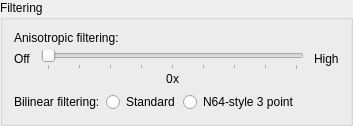
            <widget class="QGroupBox" name="videoFilteringGroupBox">
             <property name="title">
              <string>Filtering</string>
             </property>
             <layout class="QVBoxLayout" name="verticalLayout_9">
              <item>
               <widget class="QFrame" name="anisotropicFrame">
                <layout class="QVBoxLayout" name="verticalLayout_55">
                 <property name="spacing">
                  <number>5</number>
                 </property>
                 <property name="leftMargin">
                  <number>0</number>
                 </property>
                 <property name="topMargin">
                  <number>0</number>
                 </property>
                 <property name="rightMargin">
                  <number>0</number>
                 </property>
                 <property name="bottomMargin">
                  <number>0</number>
                 </property>
                 <item>
                  <widget class="QLabel" name="anisotropicLabel">
                   <property name="text">
                    <string>Anisotropic filtering:</string>
                   </property>
                  </widget>
                 </item>
                 <item>
                  <layout class="QHBoxLayout" name="horizontalLayout_10">
                   <property name="spacing">
                    <number>10</number>
                   </property>
                   <item>
                    <layout class="QHBoxLayout" name="horizontalLayout_33">
                     <property name="topMargin">
                      <number>2</number>
                     </property>
                     <item alignment="Qt::AlignmentFlag::AlignTop">
                      <widget class="QLabel" name="anisotropicOffLabel">
                       <property name="text">
                        <string>Off</string>
                       </property>
                      </widget>
                     </item>
                    </layout>
                   </item>
                   <item>
                    <layout class="QVBoxLayout" name="verticalLayout_46">
                     <property name="spacing">
                      <number>2</number>
                     </property>
                     <item>
                      <widget class="QSlider" name="anisotropicSlider">
                       <property name="maximum">
                        <number>16</number>
                       </property>
                       <property name="singleStep">
                        <number>2</number>
                       </property>
                       <property name="pageStep">
                        <number>2</number>
                       </property>
                       <property name="orientation">
                        <enum>Qt::Orientation::Horizontal</enum>
                       </property>
                       <property name="invertedAppearance">
                        <bool>false</bool>
                       </property>
                       <property name="invertedControls">
                        <bool>false</bool>
                       </property>
                       <property name="tickPosition">
                        <enum>QSlider::TickPosition::TicksBelow</enum>
                       </property>
                       <property name="tickInterval">
                        <number>2</number>
                       </property>
                      </widget>
                     </item>
                     <item>
                      <layout class="QHBoxLayout" name="horizontalLayout_4">
                       <property name="spacing">
                        <number>0</number>
                       </property>
                       <item>
                        <spacer name="horizontalSpacer_3">
                         <property name="orientation">
                          <enum>Qt::Orientation::Horizontal</enum>
                         </property>
                         <property name="sizeType">
                          <enum>QSizePolicy::Policy::MinimumExpanding</enum>
                         </property>
                         <property name="sizeHint" stdset="0">
                          <size>
                           <width>0</width>
                           <height>0</height>
                          </size>
                         </property>
                        </spacer>
                       </item>
                       <item>
                        <widget class="QLabel" name="anisotropicLabelVal">
                         <property name="sizePolicy">
                          <sizepolicy hsizetype="Fixed" vsizetype="Preferred">
                           <horstretch>0</horstretch>
                           <verstretch>0</verstretch>
                          </sizepolicy>
                         </property>
                         <property name="text">
                          <string notr="true">0</string>
                         </property>
                        </widget>
                       </item>
                       <item>
                        <widget class="QLabel" name="anisotropicXLabel">
                         <property name="sizePolicy">
                          <sizepolicy hsizetype="Fixed" vsizetype="Preferred">
                           <horstretch>0</horstretch>
                           <verstretch>0</verstretch>
                          </sizepolicy>
                         </property>
                         <property name="text">
                          <string notr="true">x</string>
                         </property>
                        </widget>
                       </item>
                       <item>
                        <spacer name="horizontalSpacer_6">
                         <property name="orientation">
                          <enum>Qt::Orientation::Horizontal</enum>
                         </property>
                         <property name="sizeType">
                          <enum>QSizePolicy::Policy::MinimumExpanding</enum>
                         </property>
                         <property name="sizeHint" stdset="0">
                          <size>
                           <width>0</width>
                           <height>0</height>
                          </size>
                         </property>
                        </spacer>
                       </item>
                      </layout>
                     </item>
                    </layout>
                   </item>
                   <item>
                    <layout class="QHBoxLayout" name="horizontalLayout_34">
                     <property name="topMargin">
                      <number>2</number>
                     </property>
                     <item alignment="Qt::AlignmentFlag::AlignTop">
                      <widget class="QLabel" name="anisotropicHighLabel">
                       <property name="text">
                        <string extracomment="The highest of a set of numbers">High</string>
                       </property>
                      </widget>
                     </item>
                    </layout>
                   </item>
                  </layout>
                 </item>
                </layout>
               </widget>
              </item>
              <item>
               <widget class="QFrame" name="blnrFrame">
                <property name="toolTip">
                 <string>&lt;html&gt;&lt;head/&gt;&lt;body&gt;&lt;p&gt;&lt;span style=&quot; font-weight:600;&quot;&gt;Bilinear filtering&lt;/span&gt;: Textures will use standard PC-style bilinear filtering.&lt;/p&gt;&lt;p&gt;&lt;span style=&quot; font-weight:600;&quot;&gt;N64-style 3 point&lt;/span&gt;: Textures will be filtered more like the N64. The result is less smooth but more accurate.&lt;/p&gt;&lt;/body&gt;&lt;/html&gt;</string>
                </property>
                <layout class="QHBoxLayout" name="horizontalLayout_13">
                 <property name="spacing">
                  <number>3</number>
                 </property>
                 <property name="leftMargin">
                  <number>0</number>
                 </property>
                 <property name="topMargin">
                  <number>0</number>
                 </property>
                 <property name="rightMargin">
                  <number>0</number>
                 </property>
                 <property name="bottomMargin">
                  <number>0</number>
                 </property>
                 <item>
                  <layout class="QVBoxLayout" name="verticalLayout_21">
                   <property name="rightMargin">
                    <number>3</number>
                   </property>
                   <property name="bottomMargin">
                    <number>1</number>
                   </property>
                   <item>
                    <widget class="QLabel" name="textureBlnr3PointLabel">
                     <property name="text">
                      <string>Bilinear filtering:</string>
                     </property>
                    </widget>
                   </item>
                  </layout>
                 </item>
                 <item>
                  <widget class="QRadioButton" name="blnrStandardRadioButton">
                   <property name="text">
                    <string>Standard</string>
                   </property>
                  </widget>
                 </item>
                 <item>
                  <widget class="QRadioButton" name="blnr3PointRadioButton">
                   <property name="text">
                    <string extracomment="3 point bilinear filtering as used by the Nintendo 64.">N64-style 3 point</string>
                   </property>
                  </widget>
                 </item>
                 <item>
                  <spacer name="horizontalSpacer_9">
                   <property name="orientation">
                    <enum>Qt::Orientation::Horizontal</enum>
                   </property>
                   <property name="sizeHint" stdset="0">
                    <size>
                     <width>40</width>
                     <height>20</height>
                    </size>
                   </property>
                  </spacer>
                 </item>
                </layout>
               </widget>
              </item>
             </layout>
            </widget>
